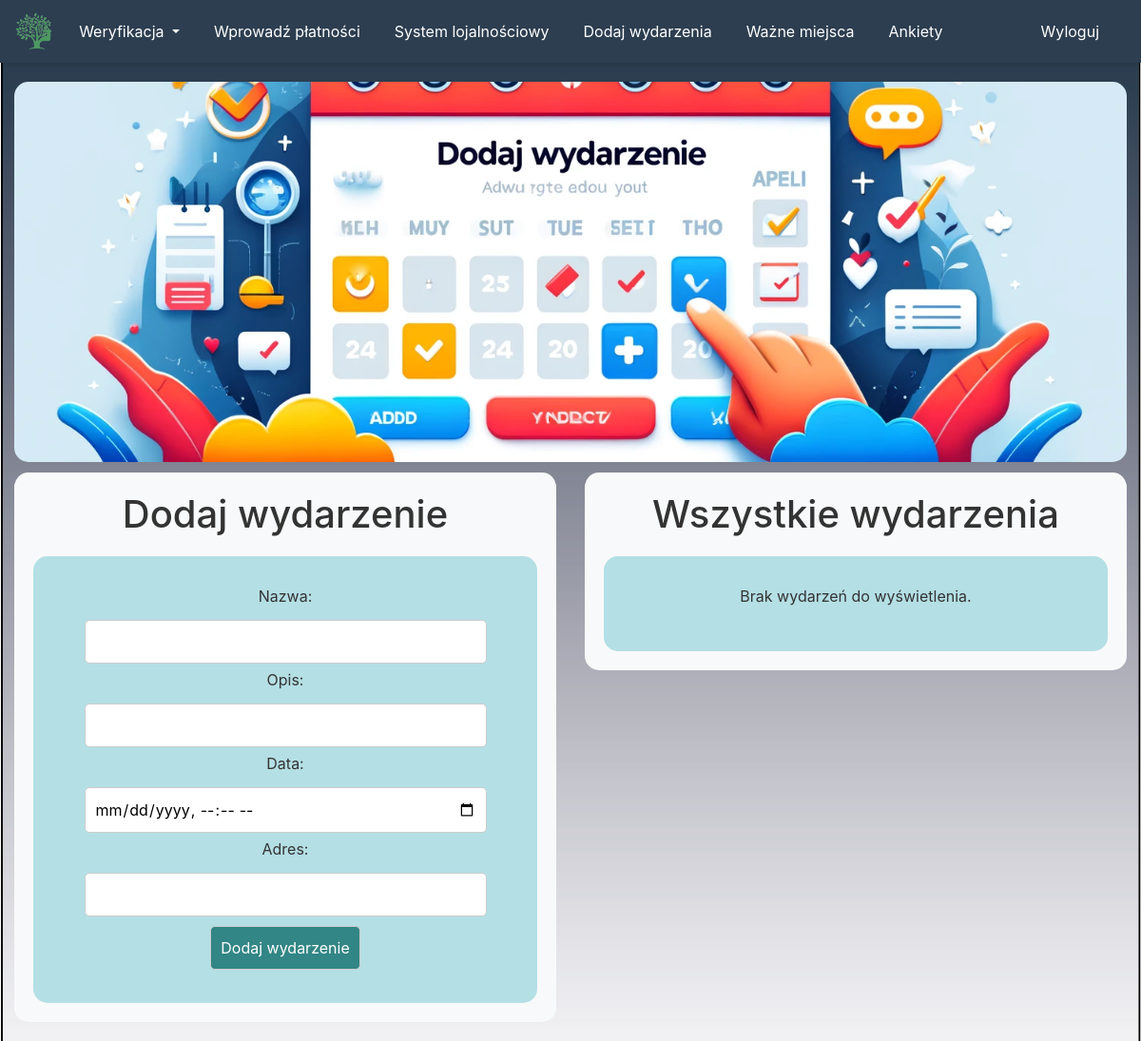
The app's page /events (signed in), older data.
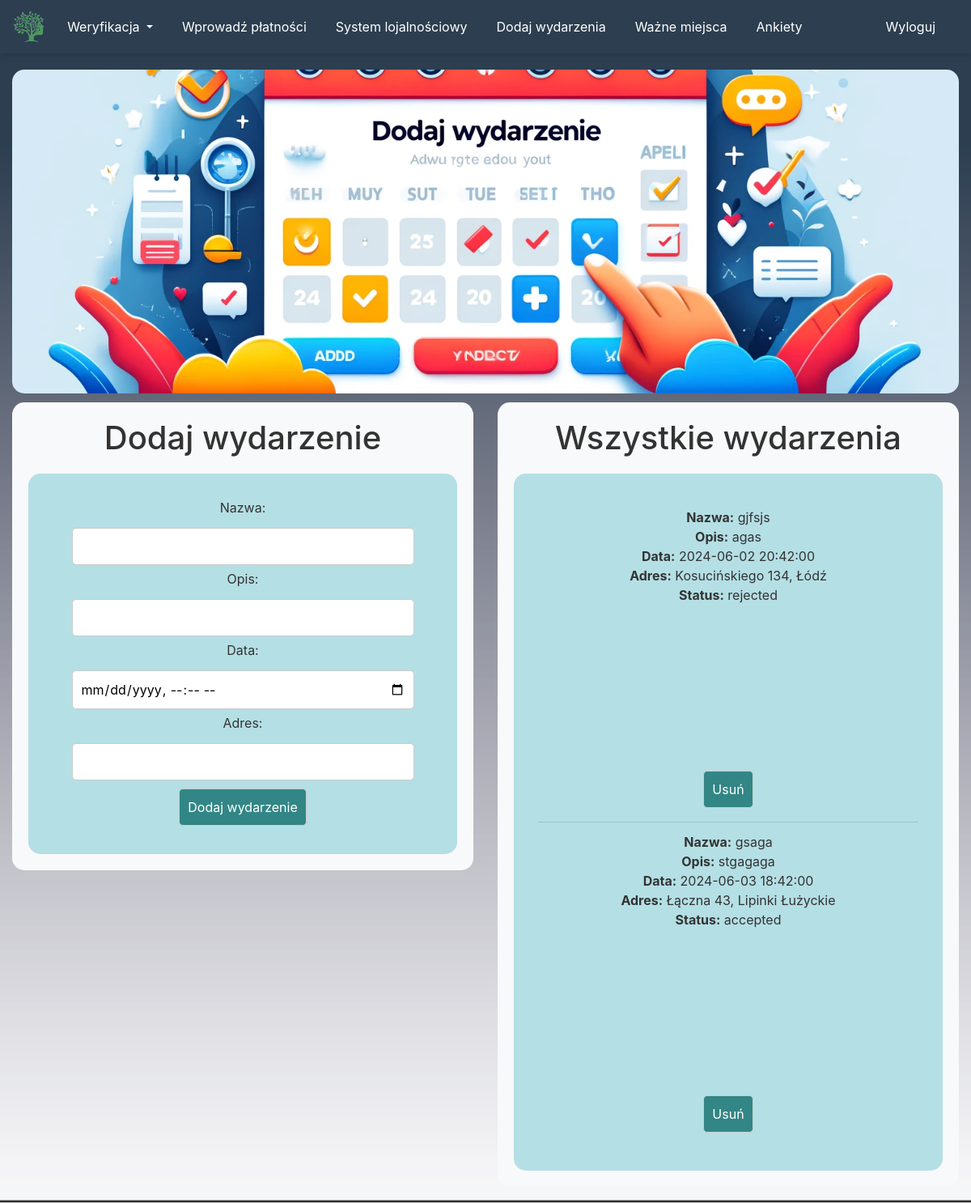
The same page, newer data.
### website/models.py (models this page shows)
class Event(db.Model):
    id = db.Column(db.Integer, primary_key=True)
    data = db.Column(db.String(10000))
    date = db.Column(db.DateTime(timezone=True), default=func.now())
    place = db.Column(db.String(150))
    name = db.Column(db.String(150))
    status = db.Column(db.String(50), default='pending')
    user_id = db.Column(db.Integer, db.ForeignKey('user.id'))

### website/views.py (the view, shortened to what this page needs)
@views.route('/events', methods=['GET', 'POST'])
@login_required
def event():
    if current_user.role=="admin":
        user_events = Event.query.order_by(Event.date.asc()).all()
    else:
        user_events = Event.query.filter(Event.user_id == current_user.id, Event.date >= datetime.now()).order_by(Event.date.asc()).all()
    return render_template('events.html', user=current_user, user_events=user_events)

### website/templates/events.html (shortened to what this page needs)
{% extends "base.html" %}
{% block content %}
<div class="banner"></div>
<div class="row">
    <div class="col-md-6">
        <div class="container1">
            <h1 align="center">Dodaj wydarzenie</h1>
            <div class="container_event">
                <form method="POST">
                    <label for="name">Nazwa:</label><br>
                    <input type="text" id="name" name="name" required><br>
                    <label for="data">Opis:</label><br>
                    <input type="text" id="data" name="data" required><br>
                    <label for="date">Data:</label><br>
                    <input type="datetime-local" id="date" name="date" required><br>
                    <label for="place">Adres:</label><br>
                    <input type="text" id="place" name="place" required><br>
                    <button type="submit">Dodaj wydarzenie</button>
                </form>
            </div>
        </div>
    </div>
    <div class="col-md-6">
        <div class="container2">
            <h1 align="center">{% if current_user.role=="admin" %}Wszystkie wydarzenia{% else %}Moje wydarzenia{% endif %}</h1>
            <div class="container_event">
                <ul class="list-group list-group-flush" id="Events">
                    {% if user_events %}
                        {% for event in user_events %}
                            <li class="list-group-item">
                                <strong>Nazwa:</strong> {{ event.name }}<br>
                                <strong>Opis:</strong> {{ event.data }}<br>
                                <strong>Data:</strong> {{ event.date }}<br>
                                <strong>Adres:</strong> {{ event.place }}<br>
                                <strong>Status:</strong> {{ event.status }}<br>
                                <div id="map-{{ event.id }}" style="height: 200px;"></div>
                                <button type="button" onclick="deleteEvent({{ event.id }})">Usuń</button>
                            </li>
                        {% endfor %}
                    {% else %}
                        <p>Brak wydarzeń do wyświetlenia.</p>
                    {% endif %}
                </ul>
            </div>
        </div>
    </div>
</div>
{% endblock %}

### website/templates/base.html (shortened to what this page needs)
<!DOCTYPE html>
<html>
<head>
    <link rel="stylesheet" href="https://stackpath.bootstrapcdn.com/bootstrap/4.4.1/css/bootstrap.min.css">
    <link rel="stylesheet" href="https://stackpath.bootstrapcdn.com/font-awesome/4.7.0/css/font-awesome.min.css">
</head>
<body>
    <nav class="navbar navbar-expand-lg navbar-dark bg-primary">
        <a class="navbar-brand" id="home" href="/">
            <img src="{{ url_for('static', filename='logo.png') }}" alt="E-Gmina" style="height: 40px;">
        </a>
        <div class="collapse navbar-collapse" id="navbar">
            <div class="navbar-nav mr-auto">
                {% if current_user.is_authenticated %}
                    {% if current_user.role == 'admin' %}
                        <div class="nav-item dropdown">
                            <a class="nav-link dropdown-toggle" href="#" id="verificationDropdown" role="button" data-toggle="dropdown" aria-haspopup="true" aria-expanded="false">
                                Weryfikacja
                            </a>
                        </div>
                        <a class="nav-item nav-link" id="admin_payment" href="/admin-payments">Wprowadź płatności</a>
                        <a class="nav-item nav-link" id="wymiana-button" href='/exchange'>System lojalnościowy </a>
                        <a class="nav-item nav-link" id="events" href="/events">Dodaj wydarzenia</a>
                        <a class="nav-item nav-link" id="maps" href="/maps">Ważne miejsca</a>
                        <a class="nav-item nav-link" id="admin_users" href="/create-survey">Ankiety</a>
                    {% endif %}
                {% else %}
                    <a class="nav-item nav-link" id="login" href="/login">Zaloguj</a>
                    <a class="nav-item nav-link" id="signUp" href="/sign-up">Zarejestruj</a>
                {% endif %}
            </div>
            <div class="navbar-nav ml-auto">
                {% if user.is_authenticated %}
                    <a class="nav-item nav-link" id="logout" href="/logout">Wyloguj</a>
                {% endif %}
            </div>
        </div>
    </nav>
    <div class="container">{% block content %} {% endblock %}</div>
</body>
</html>

Row changes from the older to the newer data that the page shows:
added Event: name "gjfsjs", data "agas", date "2024-06-02 20:42:00", place "Kosucińskiego 134, Łódź", status "rejected"
added Event: name "gsaga", data "stgagaga", date "2024-06-03 18:42:00", place "Łączna 43, Lipinki Łużyckie", status "accepted", {{ event.id }} 2 (drawn)
Text that changed along with them:
text no longer shown: "Brak wydarzeń do wyświetlenia."
